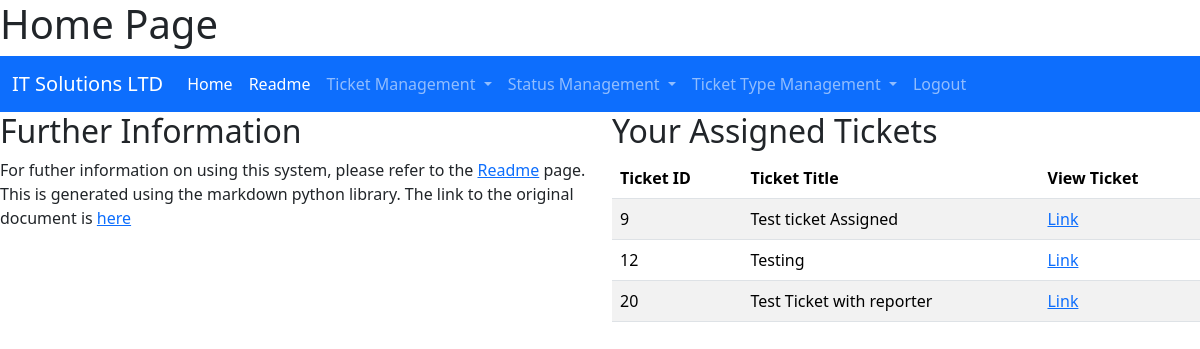
Before: / (signed in) with the older database file.
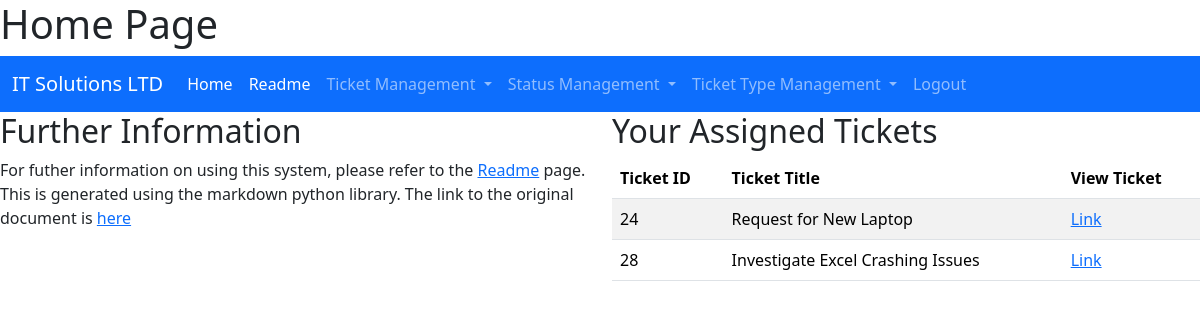
After: the same page with the newer database file.
### myapp/models.py (models this page shows)
class Ticket(models.Model):
    ticket_id = models.AutoField(primary_key=True, null=False)
    ticket_title = models.CharField(max_length=100, null=False)
    ticket_info = models.CharField(max_length=2000, blank=True, null=True)
    assignee = models.ForeignKey(User, blank=True, on_delete=models.CASCADE, null=True)
    status = models.ForeignKey(Status, on_delete=models.CASCADE, null=True)
    type = models.ForeignKey(TicketType, on_delete=models.CASCADE, null=True)
    date_reported = models.DateField(null=False)
    date_due = models.DateField(blank=True, null=True)
    reporter_id = models.PositiveIntegerField(null=False, default=0)

### myapp/views.py (the view)
# urls.py: path("", views.HomePage, name="Home"),
def HomePage(request):
    if request.user.is_authenticated:
        tickets = Ticket.objects.filter(assignee=request.user.id)
        return render(
            request,
            "myapp/home.html",
            context={"tickets": tickets if tickets else None},
        )
    return render(request, "myapp/home.html")

### myapp/templates/myapp/home.html (shortened to what this page needs)
{% extends "myapp/base.html" %}
{% block title %}
    <h1 class="primary">Home Page</h1>
{% endblock %}
{% block content %}
    <div class="containter-fluid">
        <div class="row">
            <div class="col-lg-6">
                <h2>Further Information</h2>
                <p>For futher information on using this system, please refer to the <a href="/readme">Readme</a> page. This is generated using the markdown python library. The link to the original document is <a href="https://github.com/Stylie777/SoftwareEngineeringL5/blob/main/assignment/assignment/README.md">here</a><p/>
            </div>
            <div class="col-lg-6">
                <h2>Your Assigned Tickets</h2>
                {% if user.is_authenticated%}
                    <table class="table table-striped">
                        <thead>
                            <tr>
                                <th>Ticket ID</th>
                                <th>Ticket Title</th>
                                <th>View Ticket</th>
                            </tr>
                        </thead>
                        <tbody>
                            {% for ticket in tickets %}
                                <tr scope="row">
                                    <td> {{ticket.ticket_id}} </td>
                                    <td> {{ticket.ticket_title}} </td>
                                    <td> <a href="/view_ticket/{{ticket.ticket_id}}"> Link </a> </td>
                                </tr>
                            {% endfor %}
                        </tbody>
                    </table>
                    {% else %}
                    <p>Please Login to view currently assigned tickets</p>
                {% endif %}
            </div>
        </div>
    </div>
{% endblock %}

Changed rows visible on the page:
removed Ticket: ticket_id "9", ticket_title "Test ticket Assigned"
removed Ticket: ticket_id "12", ticket_title "Testing"
removed Ticket: ticket_id "20", ticket_title "Test Ticket with reporter"
added Ticket: ticket_id "24", ticket_title "Request for New Laptop"
added Ticket: ticket_id "28", ticket_title "Investigate Excel Crashing Issues"
